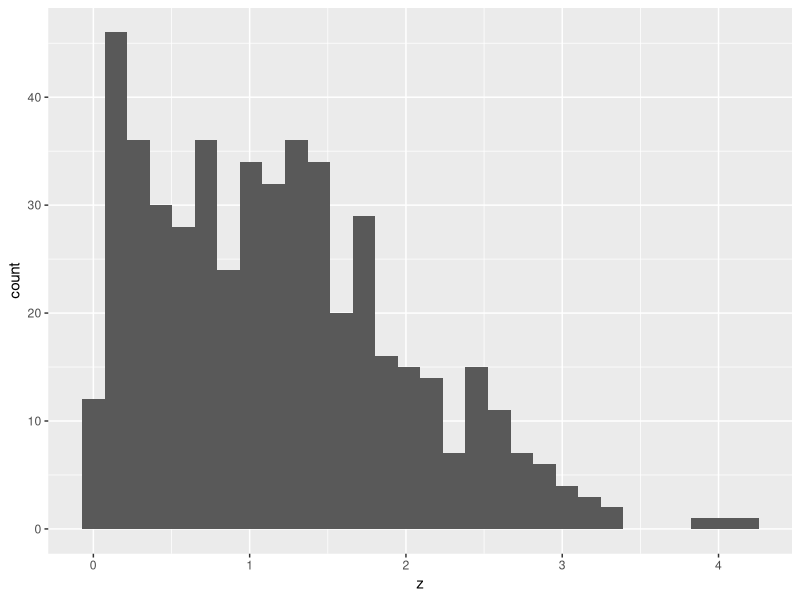

The R source for this figure:
## ---- chunk 1
library(tidyverse)
## ---- chunk 2
set.seed(1234)
samp = rnorm(100)
length(samp)
## ---- chunk 3
mean(samp)
sd(samp)
## ---- chunk 4
sample_df =
  tibble(
    vec.numeric=1:4,
    vec.char=c("my", "name", "is", "Jeff"),
    vec.factor=factor(c("male","male", "female", "female"))
  )
## ---- chunk 5
new_df = 
  tibble(
    x=rnorm(500, mean=1),
    y=(x>0),
    z=abs(x)
  )

ggplot(new_df, aes(x=z)) + geom_histogram() 
median_samp <- round(median(new_df$z),2)
